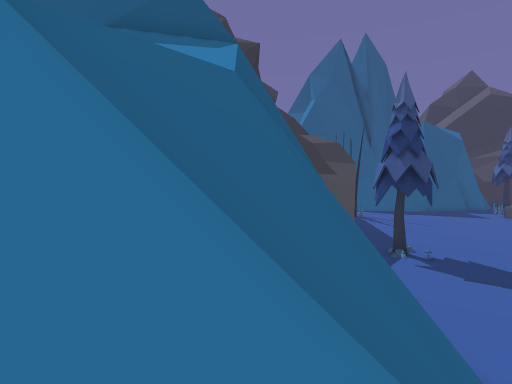
view 1 (above)

24 first-person views from a walk through a 3-D level made in the Unity game engine. The camera is 1.4 m above the floor, tilts 4° down and sees 80° across. The floor is counted in squares, 2 m on a side. Each view is taken from the middle of a square. On the plan, view 1 faces up. The plan holds only what a view shows up to about 10 squares ahead; the rest is blank. The place goes on beyond the plan. Some animated figures are not drawn.

view 2
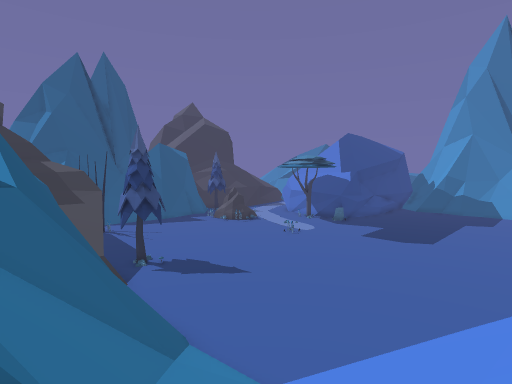

view 3
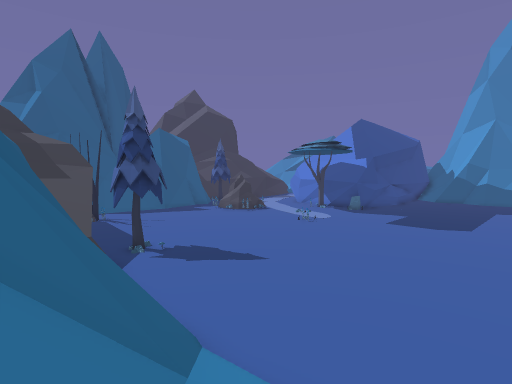

view 4
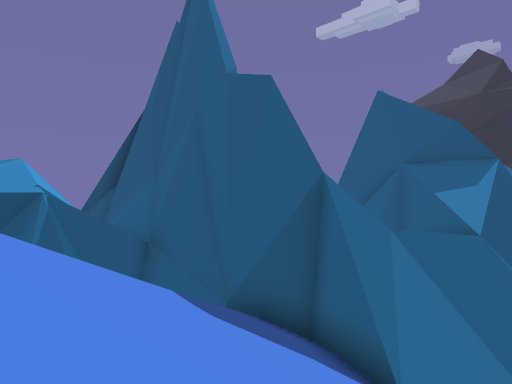

view 5
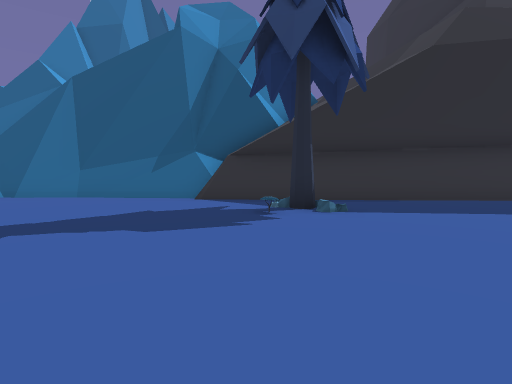

view 6
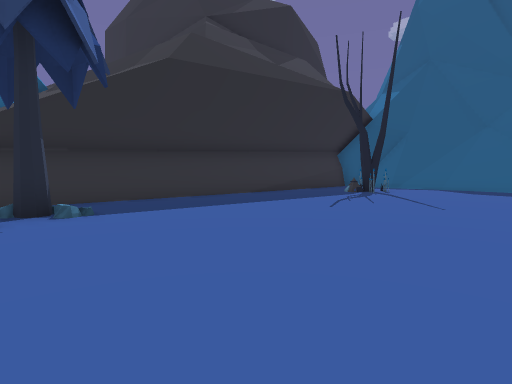

view 7
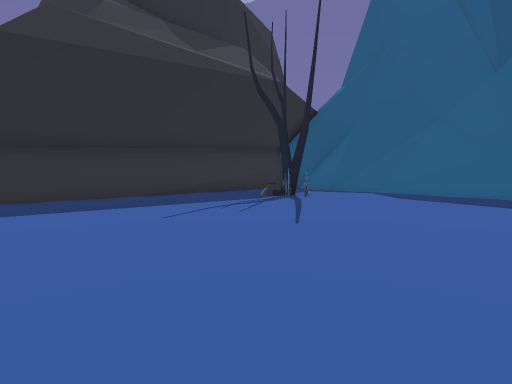

view 8
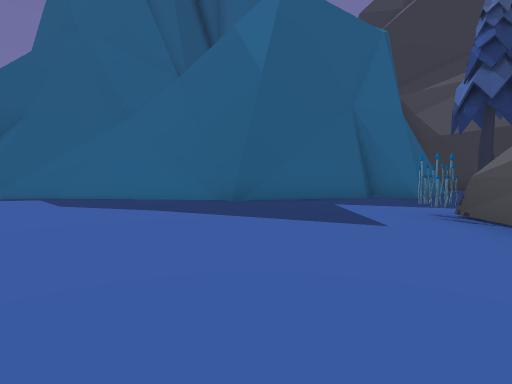

view 9
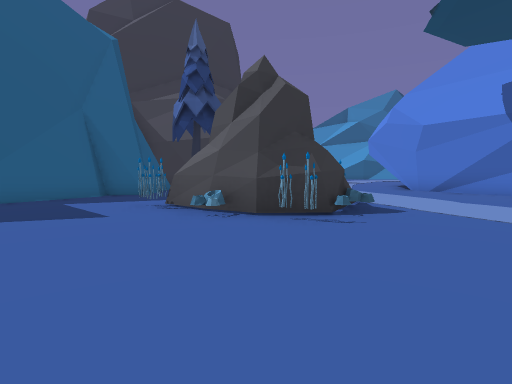

view 10
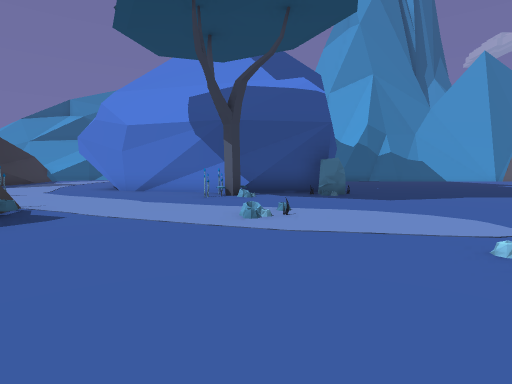

view 11
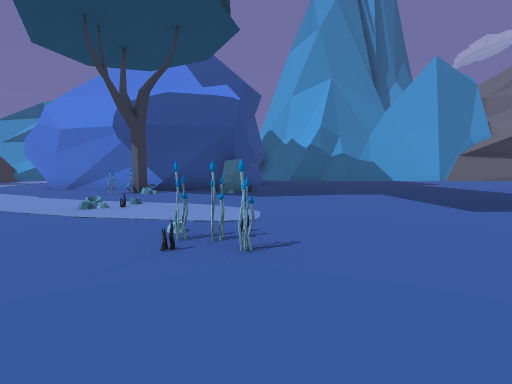

view 12
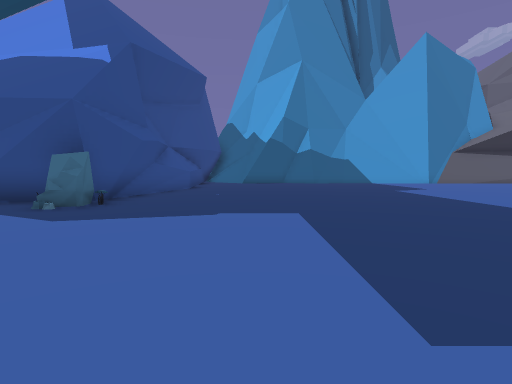

view 13
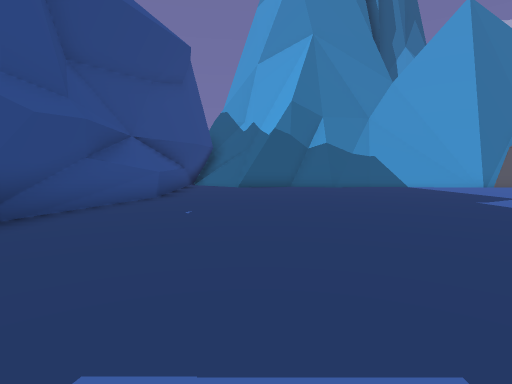

view 14
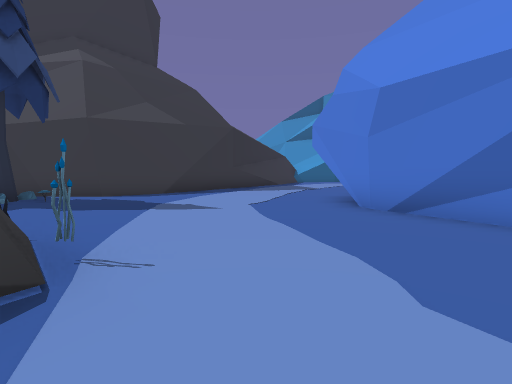

view 15
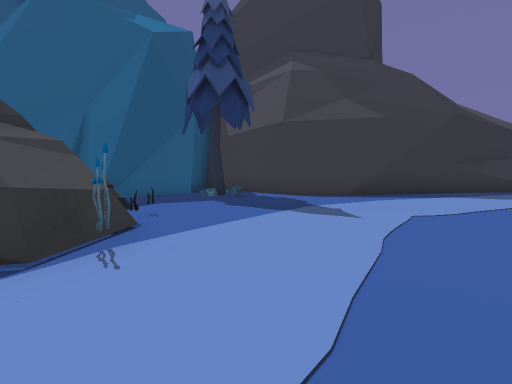

view 16
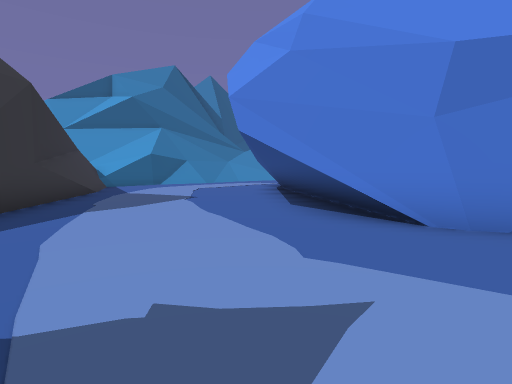

view 17
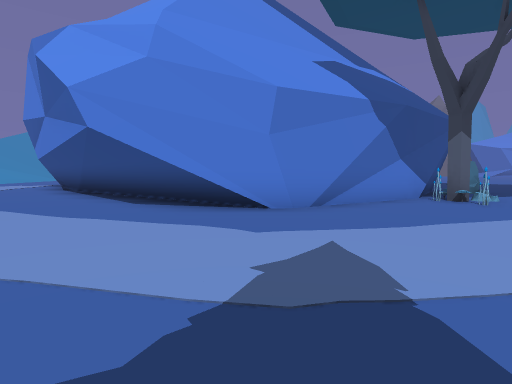

view 18
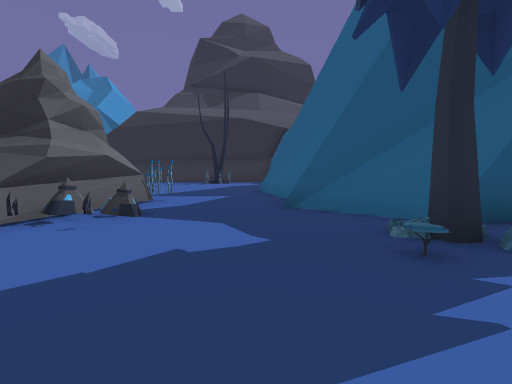

view 19
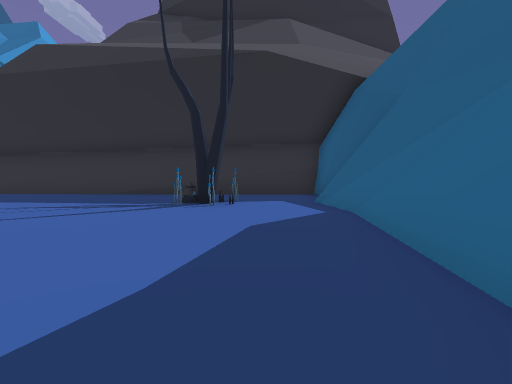

view 20
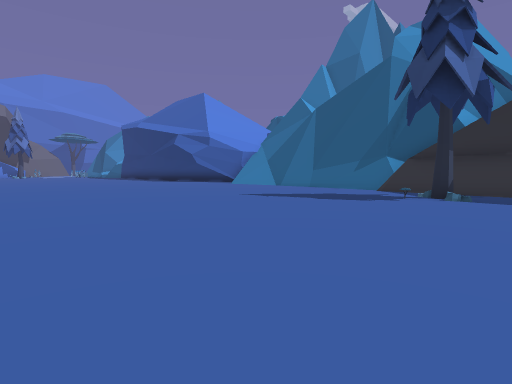

view 21
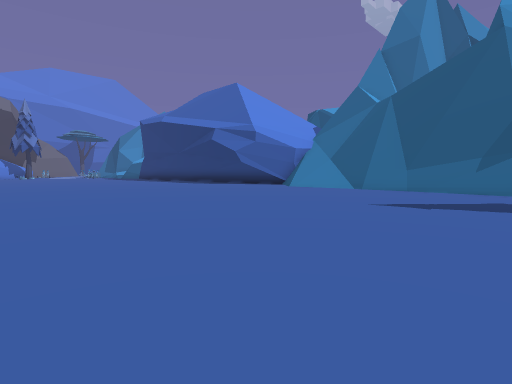

view 22
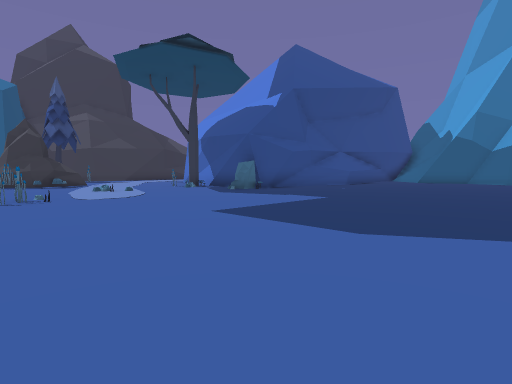

view 23
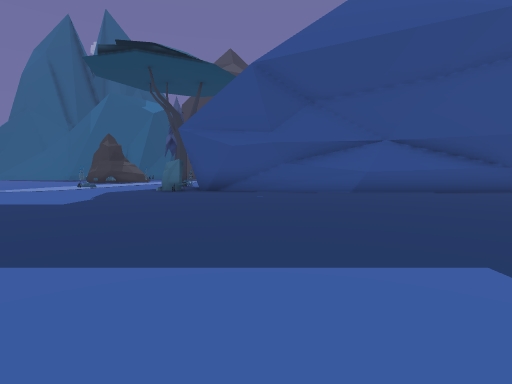

view 24
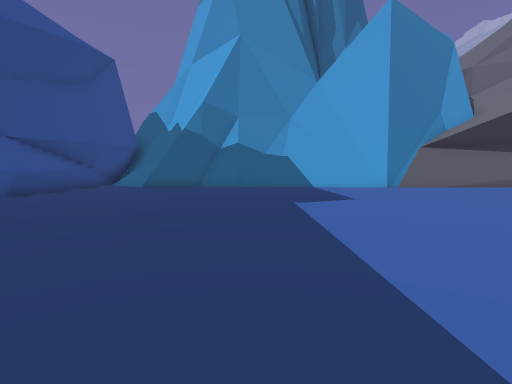

### Floor plan
Key: @ floor where view 1 was taken; # wall or solid block; . floor; / step, stairs or slope; = window, fence, low wall or low ledge; ^ raised ledge; v drop or lower ground; T tree; P plant; R rock; O other object.
Columns run from 5 left of view 1 to 31 right of it. Each row starts with its distance up from view 1.
 25            ####^^      ##=##   #####=
 24            ##///##   ###.T.#####.....
 23          ###=////######..............
 22          #.......//..................
 21          #...........................
 20          #.TT........P.PO............
 19         ##...........P##P......######
 18         ##...........P# OP....##
 17         ##...........POPO.....#
 16         ##............P......##
 15         ##...................#
 14         ##.................TT#
 13         #...............P....#
 12         #....................#
 11         #.T..........P......R####
 10         #...................R...#####
  9         #............................
  8        ##............................
  7        ##............................
  6        ##............................
  5      ####............................
  4       ###............................
  3    #####/.......... .................
  2    #=###/.......... ...... ..........
  1    #/////..........         .........
  0  ^###@/=  .........          ........
 -1 ^#////     ........           .......
 -2 v /// //      .....             .....
 -3 # /// //         ..              ....
 -4 #vv///                            ...
 -5    ////                            ..

Positions as (right, up) in squares from view 1, and headings:
1: (0, 0), facing up
2: (-1, -3), facing up-right
3: (0, -1), facing up-right
4: (1, -5), facing up-left
5: (11, 10), facing left
6: (11, 10), facing up-left
7: (12, 13), facing up-left
8: (13, 15), facing up
9: (13, 14), facing up-right
10: (14, 13), facing right
11: (13, 10), facing right
12: (17, 7), facing right
13: (21, 7), facing right
14: (19, 15), facing up-right
15: (21, 15), facing up
16: (21, 20), facing right
17: (21, 22), facing down-right
18: (23, 22), facing left
19: (13, 21), facing left
20: (14, 13), facing down-left
21: (14, 9), facing down-left
22: (15, 2), facing up-right
23: (26, 0), facing up
24: (21, 3), facing right
